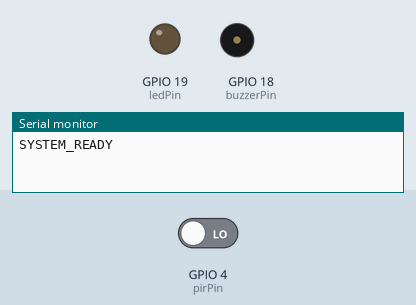
The sketch below on a simulated ESP32. On the bench: output pins drawn as LEDs (lit = HIGH), buzzer (waves = sounding, pin HIGH), the last lines printed to the serial monitor. Inputs (shaded band) come from the test bench; at power-on: GPIO 4 (pirPin) LOW.

Above: at 1.2 s.
1.3 s: GPIO 4 (pirPin) driven HIGH
At 1.6 s:
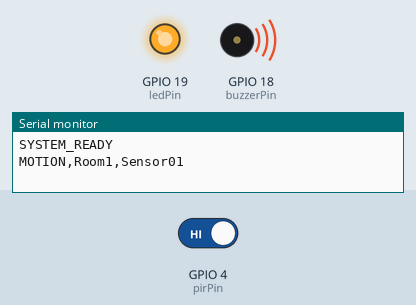
Timing chart, 0 to 4.3 s (numbered marks = the images above; inputs shaded):
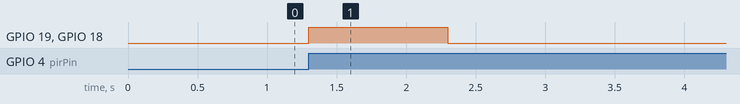

Measured:
- after the input at 1.3 s, GPIO 19 (ledPin), GPIO 18 (buzzerPin): LOW → HIGH at once, → LOW 1.0 s later

The sketch:

main.ino
```cpp
const int pirPin = 4;
const int ledPin = 19;
const int buzzerPin = 18;

// --- CONFIGURATION ---
// Change these values depending on where you place this specific sensor!
String location = "Room1";
String sensorID = "Sensor01";
// ---------------------

bool detected = false;

void setup() {
  Serial.begin(115200);

  pinMode(pirPin, INPUT);
  pinMode(ledPin, OUTPUT);
  pinMode(buzzerPin, OUTPUT);

  Serial.println("SYSTEM_READY");
}

void loop() {
  int motion = digitalRead(pirPin);

  if (motion == HIGH && !detected) {
    // Send the dynamic location and sensor ID
    Serial.println("MOTION," + location + "," + sensorID);

    digitalWrite(ledPin, HIGH);
    digitalWrite(buzzerPin, HIGH);
    delay(1000);

    digitalWrite(ledPin, LOW);
    digitalWrite(buzzerPin, LOW);

    detected = true;
  }

  if (motion == LOW) {
    detected = false;
  }

  delay(100);
}
```
